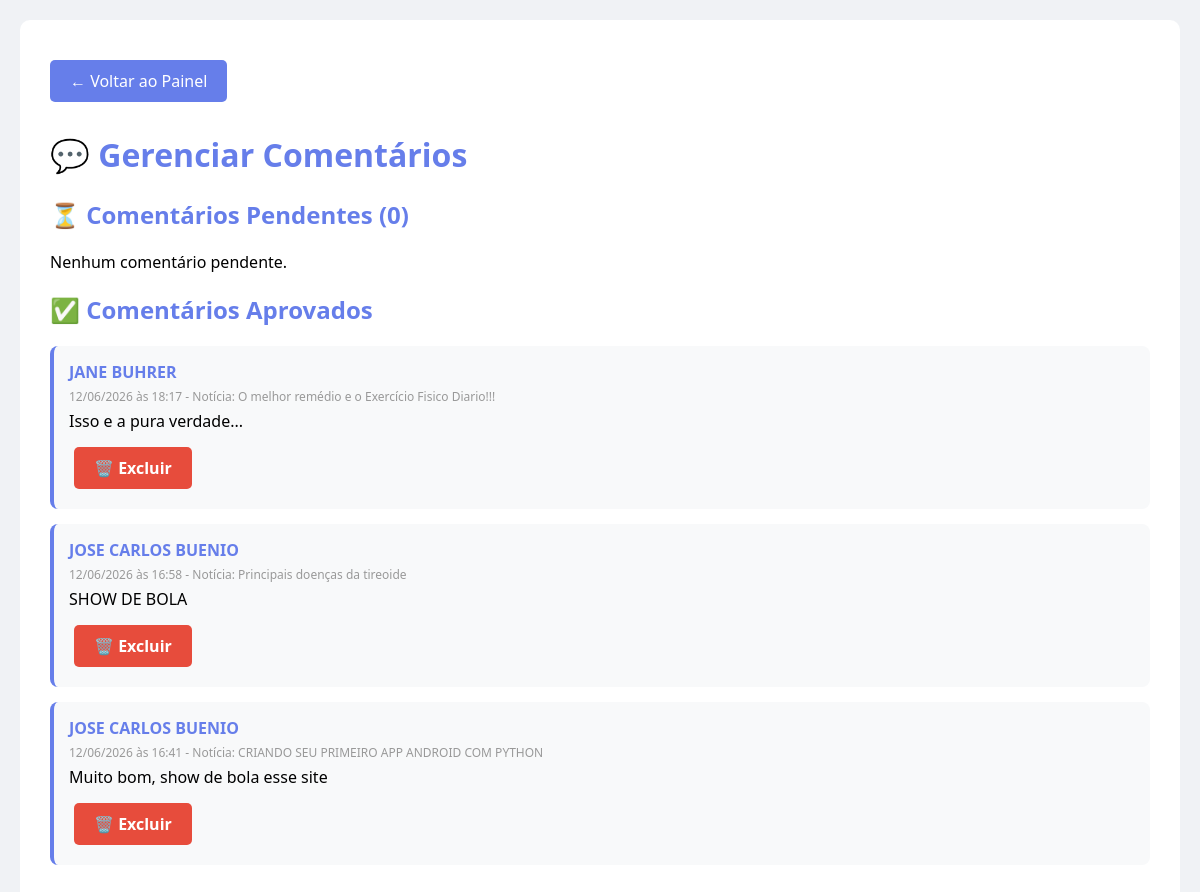
/admin/comentarios (signed in), run on an earlier commit of the app's database.
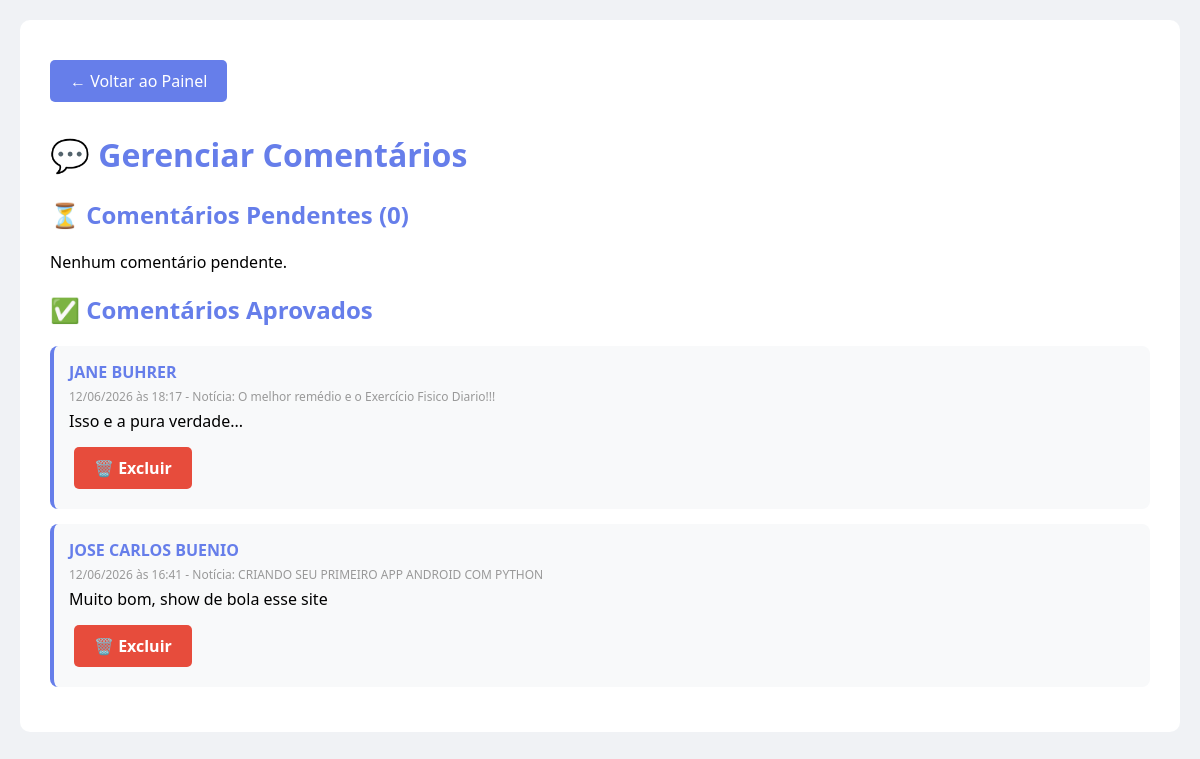
And on a later commit of the database.
### app.py (models this page shows)
class Comentario(db.Model):
    id = db.Column(db.Integer, primary_key=True)
    noticia_id = db.Column(db.Integer, db.ForeignKey('noticia.id'), nullable=False)
    nome = db.Column(db.String(100), nullable=False)
    email = db.Column(db.String(100), nullable=True)
    conteudo = db.Column(db.Text, nullable=False)
    data = db.Column(db.DateTime, default=datetime.utcnow)
    aprovado = db.Column(db.Boolean, default=False)
    noticia = db.relationship('Noticia', backref=db.backref('comentarios', lazy=True))

class Noticia(db.Model):
    id = db.Column(db.Integer, primary_key=True)
    titulo = db.Column(db.String(200), nullable=False)
    conteudo = db.Column(db.Text, nullable=False)
    categoria = db.Column(db.String(50), nullable=False)
    imagem = db.Column(db.String(200), nullable=True)
    video_url = db.Column(db.String(200), nullable=True)
    visualizacoes = db.Column(db.Integer, default=0)
    data_publicacao = db.Column(db.DateTime, default=datetime.utcnow)

### app.py (the view)
@app.route('/admin/comentarios')
def admin_comentarios():
    if not session.get('logged_in'):
        return redirect(url_for('login'))
    pendentes = Comentario.query.filter_by(aprovado=False).order_by(Comentario.data.desc()).all()
    aprovados = Comentario.query.filter_by(aprovado=True).order_by(Comentario.data.desc()).limit(50).all()
    return render_template('admin_comentarios.html', pendentes=pendentes, aprovados=aprovados)

### app.py (called while the page is built)
@app.context_processor
def utility_processor():
    return dict(converter_link_youtube=converter_link_youtube)

### templates/admin_comentarios.html (shortened to what this page needs)
<!DOCTYPE html>
<html lang="pt-br">
<head>
</head>
<body>
    <div class="container">
        <a href="/admin" class="btn-voltar">← Voltar ao Painel</a>
        <h1>💬 Gerenciar Comentários</h1>
        <h2>⏳ Comentários Pendentes ({{ pendentes|length }})</h2>
        {% for comentario in pendentes %}
        <div class="comentario">
            <div class="comentario-nome">{{ comentario.nome }}</div>
            <div class="comentario-data">{{ comentario.data.strftime('%d/%m/%Y às %H:%M') }} - Notícia: {{ comentario.noticia.titulo }}</div>
            <div class="comentario-conteudo">{{ comentario.conteudo }}</div>
            <div style="margin-top: 10px;">
                <a href="/admin/comentario/aprovar/{{ comentario.id }}" class="btn btn-success">✓ Aprovar</a>
                <a href="/admin/comentario/excluir/{{ comentario.id }}" class="btn btn-danger" onclick="return confirm('Tem certeza?')">✗ Excluir</a>
            </div>
        </div>
        {% else %}
        <p>Nenhum comentário pendente.</p>
        {% endfor %}
        <h2>✅ Comentários Aprovados</h2>
        {% for comentario in aprovados %}
        <div class="comentario">
            <div class="comentario-nome">{{ comentario.nome }}</div>
            <div class="comentario-data">{{ comentario.data.strftime('%d/%m/%Y às %H:%M') }} - Notícia: {{ comentario.noticia.titulo }}</div>
            <div class="comentario-conteudo">{{ comentario.conteudo }}</div>
            <div style="margin-top: 10px;">
                <a href="/admin/comentario/excluir/{{ comentario.id }}" class="btn btn-danger" onclick="return confirm('Tem certeza?')">🗑️ Excluir</a>
            </div>
        </div>
        {% else %}
        <p>Nenhum comentário aprovado ainda.</p>
        {% endfor %}
    </div>
</body>
</html>

What changed in the data, as far as the page shows it:
removed Comentario: nome "JOSE CARLOS BUENIO", data "12/06/2026 às 16:58", noticia.titulo "Principais doenças da tireoide", conteudo "SHOW DE BOLA"
